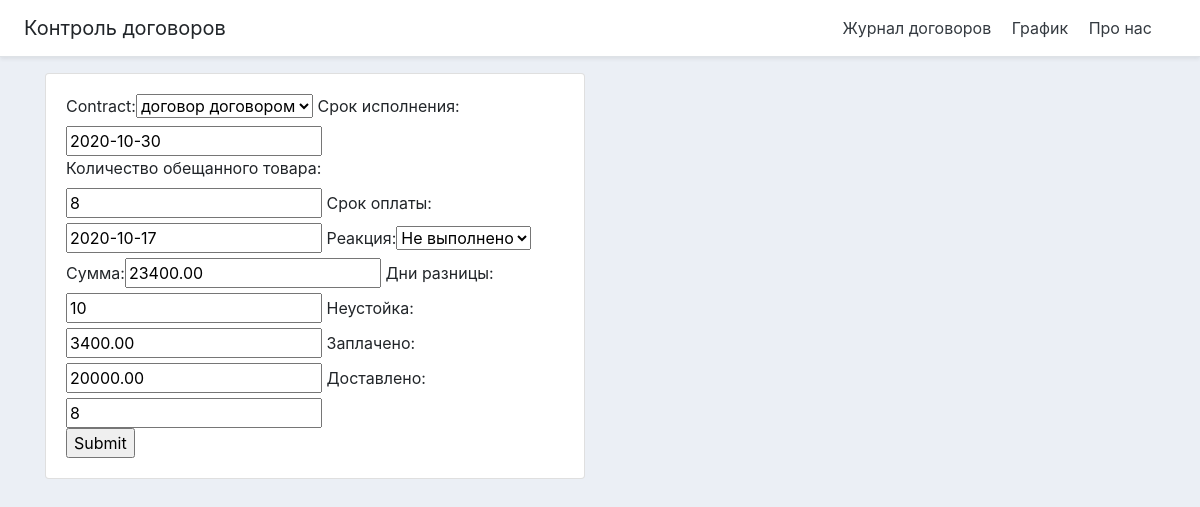
/update_timing/2/, run on the app's committed database.
### main/models.py (models this page shows, shortened)
class Timing(models.Model):
    DONE = 'Выполнено'
    NOT_DONE = 'Не выполнено'
    REACTION_CHOICES = [
        (DONE, 'Выполнено'),
        (NOT_DONE, 'Не выполнено')
    ]
    contract = models.ForeignKey(Contract, null=True, on_delete=models.SET_NULL)
    execution_period = models.DateField('Срок исполнения')
    subject = models.IntegerField('Количество обещанного товара')
    payment_period = models.DateField('Срок оплаты')
    reaction = models.CharField(
        'Реакция',
        max_length=12,
        choices=REACTION_CHOICES,
        default=NOT_DONE,
    )
    amount = models.DecimalField('Сумма', max_digits=15, decimal_places=2, default=0.00)
    days = models.IntegerField('Дни разницы', default=0)  # от 0 до 32767
    penalty = models.DecimalField('Неустойка', max_digits=15, decimal_places=2, default=0.00)
    paid = models.DecimalField('Заплачено', max_digits=15, decimal_places=2, default=0.00)
    delivered = models.IntegerField('Доставлено', default=0)
    class Meta:
        verbose_name = 'Срок'
        verbose_name_plural = 'Сроки'

### main/views.py (the view)
# urls.py: path('update_timing/<kek>/', views.update_timing, name='update_timing'),
def update_timing(request, kek):
    timing = Timing.objects.get(id=kek)
    form = TimingForm(instance=timing)
    if request.method == 'POST':
        form = TimingForm(request.POST, instance=timing)
        if form.is_valid():
            form.save()
            return redirect('/')
    context = {'form': form}
    return render(request, 'main/create_timing.html', context)

### main/forms.py
class TimingForm(ModelForm):
    class Meta:
        model = Timing
        fields = '__all__'

### main/models.py (called while the page is built)
    def __str__(self):
        return self.title

### main/templates/main/create_timing.html (shortened to what this page needs)
{%extends 'main/base.html' %}
{% block content %}
<div class="row">
	<div class="col-md-6">
		<div class="card card-body">
			<form action="" method="POST">
                {{form}}
                <br>
				<input type="submit" name="Добавить">
			</form>
		</div>
	</div>
</div>
{% endblock %}

### main/templates/main/base.html (style rules this page uses)
body { background-color: #ebeff5; }

### data on the page
Timing: contract "договор договором", execution_period "2020-10-30", subject "8", payment_period "2020-10-17", reaction "Не выполнено", amount "23400.00", days "10", penalty "3400.00", paid "20000.00", delivered "8"
